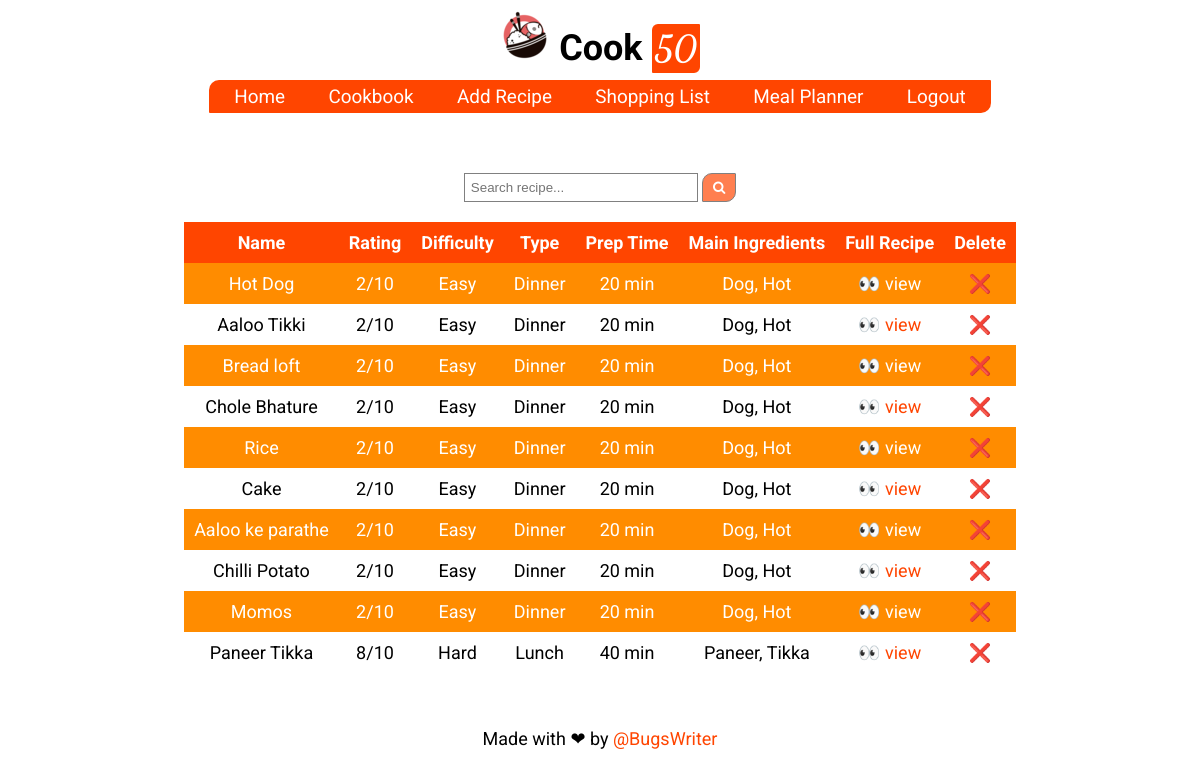
The page /recipes (signed in) on the database its author committed.
### tables this page shows
CREATE TABLE recipe(
    name TEXT NOT NULL,
    rating INT NOT NULL,
    difficulty TEXT NOT NULL,
    type TEXT NOT NULL,
    prep_time INT NOT NULL,
    main_ingredients TEXT NOT NULL,
    recipe_link TEXT NOT NULL
);

### cookpkg/routes.py (the view)
@app.route("/recipes", methods=["GET"])
def recipes():
    if not request.cookies.get("user_id"):
        return redirect(url_for('login'))
    offset = 0
    if request.args.get('page'):
        page = int(request.args.get('page'))
        offset = 10 * (page - 1)
    data = crud_get_recipes(offset)
    return render_template("recipe_list.html", data=data)

### cookpkg/crud.py (called while the page is built)
def crud_get_recipes(offset):
    conn = sqlite3.connect(DB_NAME)
    c = conn.cursor()
    data = []
    for row in c.execute("SELECT rowid, * FROM recipe LIMIT 10 OFFSET {}".format(offset)):
        data.append(list(row))
    conn.close()
    return data

### cookpkg/templates/recipe_list.html (shortened to what this page needs)
{% extends "layout.html" %}
{% block content %}
<div class="container">
  <div class="search-box">
    <form class="search-form result-page-search-form" action="/search" method="GET" id="must-field">
      <input type="text" placeholder="Search recipe..." name="query">
      <button type="submit" onclick="return empty()">&nbsp<i class="fa fa-search"></i>&nbsp</button>
    </form>
  </div>
  <div class="result-box">
    <table>
      <tr>
	<th>Name</th>
	<th>Rating</th>
	<th>Difficulty</th>
	<th>Type</th>
	<th>Prep Time</th>
	<th>Main Ingredients</th>
	<th>Full Recipe</th>
	<th>Delete</th>
      </tr>
      {% for recipe in data %}
      <tr>
	<td>{{ recipe[1] }}</td>
	<td>{{ recipe[2] }}/10</td>
	<td>{{ recipe[3] }}</td>
	<td>{{ recipe[4] }}</td>
	<td>{{ recipe[5] }} min</td>
	<td>{{ recipe[6] }}</td>
	<td><a href="https://{{ recipe[7] }}">👀 view</a></td>
	<td><a href="/delete_recipe?id={{ recipe[0] }}">❌</a></td>
      </tr>
      {% endfor %}
    </table>
  </div>
</div>
{% endblock content %}

### cookpkg/templates/layout.html (shortened to what this page needs)
<!DOCTYPE html>
<html>
  <head>
    <link rel="stylesheet" type="text/css" href="{{ url_for('static', filename='css/style.css') }}">
    <link rel="stylesheet" href="https://cdnjs.cloudflare.com/ajax/libs/font-awesome/4.7.0/css/font-awesome.min.css">
  </head>
  <body>
    <header>
      <h1>
	<img src="{{ url_for('static', filename='img/logo.png') }}" width="50px">
	Cook <span>50</span>
      </h1>
    </header>
    <ul class="nav">
      <li class="active"><a href="/">Home</a></li>
      <li><a href="{{ url_for('recipes') }}">Cookbook</a></li>
      <li><a href="{{ url_for('add_recipe') }}">Add Recipe</a></li>
      <li><a href="#">Shopping List</a></li>
      <li><a href="#">Meal Planner</a></li>
      {% if request.cookies.get('user_id') %}
      <li><a href="/logout">Logout</a></li>
      {% else %}
      <li><a href="/login">Login</a></li>
      {% endif %}
    </ul>
    <div class="container">
      {% block content %}{% endblock %}
    </div>
    <footer>
      <span>Made with ❤ by <a href="https://bugswriter.com">@BugsWriter</a></span>
    </footer>
  </body>
</html>

### cookpkg/static/css/style.css (style rules this page uses)
:root { --color01: #FFA500; --color02: #FF8C00; --color03: #FF7F50; --color04: #FF6347; --color05: #FF4500; --fontsize: 18px; --font: "Roboto" }
body { color: black; min-height: 100vh; padding: 0; margin: 0; box-sizing: border-box; font-family: var(--font), sans-serif; font-size: var(--fontsize); }
body * { margin: 0; padding: 0; }
body a { color: var(--color05); text-decoration: none; }
header h1 { width: fit-content; margin: auto; padding: 10px; }
header h1 span { color: white; background-color: var(--color05); border-radius: 6px 1px; font-family: 'Dancing Script', cursive; padding: 3px; }
.nav { background-color: var(--color05); margin: auto; width: fit-content; border-radius: 10px 1px; padding: 5px; font-size: 75%; }
.nav a { color: white; font-size: 140%; }
.nav .active { color: var(--color01); }
.nav li { display: inline; margin: 0px 20px; }
.container { font-size: 100%; }
footer { padding: 15px; width: fit-content; margin: auto; }
img { margin: auto; }
form.search-form input[type=text] { padding: 6px; border: 1px solid grey; width: 220px; }
form.search-form button { padding: 6px; background: var(--color03); color: white; border: 1px solid grey; cursor: pointer; border-radius: 10px 1px; }
form.search-form::after { content: ""; clear: both; }
.search-box { width: fit-content; padding: 20px; margin: auto; }
.result-box { width: fit-content; margin: auto; }
.result-box table { border-collapse: collapse; }
.result-box td, th { text-align: center; padding: 10px; }
.result-box th { background-color: var(--color05); color: white; }
.result-box tr:nth-child(even) { background-color: var(--color02); color: white; }
.result-box tr:nth-child(even) a { color: white; }
.result-box tr:nth-child(odd) a { background-color: white; padding: 2px; border-radius: 3px; }
.container { width: fit-content; margin: 40px auto; }

### rows shown on the page
recipe: name "Hot Dog", rating "2", difficulty "Easy", type "Dinner", prep_time "20", main_ingredients "Dog, Hot"
recipe: name "Aaloo Tikki", rating "2", difficulty "Easy", type "Dinner", prep_time "20", main_ingredients "Dog, Hot"
recipe: name "Bread loft", rating "2", difficulty "Easy", type "Dinner", prep_time "20", main_ingredients "Dog, Hot"
recipe: name "Chole Bhature", rating "2", difficulty "Easy", type "Dinner", prep_time "20", main_ingredients "Dog, Hot"
recipe: name "Rice", rating "2", difficulty "Easy", type "Dinner", prep_time "20", main_ingredients "Dog, Hot"
recipe: name "Cake", rating "2", difficulty "Easy", type "Dinner", prep_time "20", main_ingredients "Dog, Hot"
recipe: name "Aaloo ke parathe", rating "2", difficulty "Easy", type "Dinner", prep_time "20", main_ingredients "Dog, Hot"
recipe: name "Chilli Potato", rating "2", difficulty "Easy", type "Dinner", prep_time "20", main_ingredients "Dog, Hot"
recipe: name "Momos", rating "2", difficulty "Easy", type "Dinner", prep_time "20", main_ingredients "Dog, Hot"
recipe: name "Paneer Tikka", rating "8", difficulty "Hard", type "Lunch", prep_time "40", main_ingredients "Paneer, Tikka"
